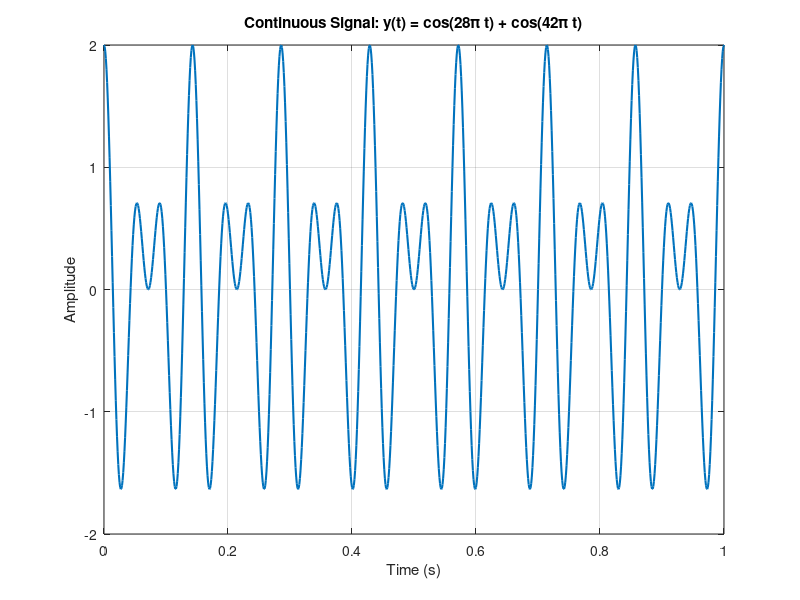

MATLAB code for this plot: (Note: this script raises an error after producing the figure.)
%% LAB 01: NYQUIST-SHANNON SAMPLING, FOURIER ANALYSIS & ADC QUANTIZATION
% Course: Foundations of Modeling and Communication Systems (OSMS)
%
% Objectives:
%   1. Synthesize multi-harmonic continuous-time signal and determine critical Nyquist rate
%   2. Implement explicit Discrete Fourier Transform (DFT) and Inverse DFT (IDFT) algorithms
%   3. Reconstruct analog signals under critical sampling (Fd = 42 Hz) and 4x oversampling
%   4. Investigate acoustic decimation (downsampling) and spectral aliasing
%   5. Evaluate ADC uniform quantization error and spectral distortion across 3..16 bits
%   6. Implement vocal formant filter and tone synthesis
%
% Author: Student Implementation
% Environment: MATLAB R2019b+ (Self-contained single-file execution)

clear; close all; clc;

%% =========================================================================
%% 1. CONTINUOUS-TIME SIGNAL SYNTHESIS & NYQUIST FREQUENCY
%% =========================================================================
% Theoretical parameters:
% y(t) = cos(4*pi*f*t) + cos(6*pi*f*t) with base f = 7 Hz
% Harmonics: f1 = 2*f = 14 Hz, f2 = 3*f = 21 Hz
% Maximum spectral frequency: Fmax = 3*f = 21 Hz
% Nyquist-Shannon critical sampling boundary: Fs_critical >= 2 * Fmax = 42 Hz

f_base = 7;
y_analog = @(t) cos(4 * pi * f_base * t) + cos(6 * pi * f_base * t);

f_max = 3 * f_base;        % 21 Hz
f_nyquist = 2 * f_max;     % 42 Hz

% Continuous-time representation
t_cont = 0 : 0.001 : 1.0;
y_cont = y_analog(t_cont);

figure('Name', 'Continuous Base Signal', 'NumberTitle', 'off');
plot(t_cont, y_cont, 'LineWidth', 1.5);
grid on;
title('Continuous Signal: y(t) = cos(28\pi t) + cos(42\pi t)');
xlabel('Time (s)'); ylabel('Amplitude');

%% =========================================================================
%% 2. CRITICAL SAMPLING (Fd = 42 Hz) & CUSTOM DFT EVALUATION
%% =========================================================================
Fd = f_nyquist;
dt = 1 / Fd;
t_samp = 0 : dt : (1.0 - dt); % Exactly 42 samples on [0, 1)
y_samp = y_analog(t_samp);
N_samp = length(y_samp);

% Discrete Fourier Transform via custom algorithm
X_dft = local_dft(y_samp);

% Single-sided amplitude spectrum
P_dft = abs(X_dft / N_samp);
half_len = floor(N_samp / 2) + 1;
P_half = P_dft(1 : half_len);
P_half(2 : end - 1) = 2 * P_half(2 : end - 1);
freq_axis = (0 : half_len - 1) * (Fd / N_samp);

figure('Name', 'Critical Sampling Spectrum', 'NumberTitle', 'off');
stem(freq_axis, P_half, 'filled', 'LineWidth', 1.2);
grid on;
title(sprintf('Single-Sided DFT Spectrum at Critical Sampling Rate (Fd = %d Hz)', Fd));
xlabel('Frequency (Hz)'); ylabel('Amplitude');
xlim([0, 50]); ylim([0, 1.2]);

% Memory footprint estimation for N_samp = 42 samples
fprintf('--- Memory Footprint Evaluation (N = %d samples) ---\n', N_samp);
fprintf('Double precision (8 bytes/sample): %d bytes\n', N_samp * 8);
fprintf('Single precision (4 bytes/sample): %d bytes\n', N_samp * 4);
fprintf('Int16 resolution (2 bytes/sample): %d bytes\n\n', N_samp * 2);

%% =========================================================================
%% 3. SIGNAL RECONSTRUCTION: CRITICAL SAMPLING VS. 4X OVERSAMPLING
%% =========================================================================
% Reconstruction via custom Inverse DFT (IDFT)
y_rec_crit = local_idft(X_dft);

% 4x Oversampling: Fd_over = 4 * 42 = 168 Hz
Fd_over = 4 * Fd;
dt_over = 1 / Fd_over;
t_over = 0 : dt_over : (1.0 - dt_over);
y_over = y_analog(t_over);

X_over = local_dft(y_over);
y_rec_over = local_idft(X_over);

figure('Name', 'Bandlimited Reconstruction', 'NumberTitle', 'off');
plot(t_cont, y_cont, 'k--', 'LineWidth', 1.2, 'DisplayName', 'Original continuous');
hold on;
plot(t_samp, y_rec_crit, 'b.-', 'LineWidth', 1.2, 'MarkerSize', 12, 'DisplayName', 'Critical (Fd = 42 Hz)');
plot(t_over, y_rec_over, 'r.-', 'LineWidth', 1.0, 'MarkerSize', 8, 'DisplayName', 'Oversampled (Fd = 168 Hz)');
hold off;
grid on;
title('Signal Reconstruction: Critical Boundary vs. 4x Oversampling');
xlabel('Time (s)'); ylabel('Amplitude');
legend('Location', 'northeast');

%% =========================================================================
%% 4. ACOUSTIC SIGNAL ANALYSIS, DECIMATION & ALIASING
%% =========================================================================
audio_file = 'voice.wav';
if exist(audio_file, 'file')
    [audio_data, Fs] = audioread(audio_file);
    audio_data = audio_data(:, 1);
else
    % Fallback: deterministic multi-harmonic acoustic signal
    [audio_data, Fs] = local_synthetic_audio(1.5, 44100);
end

% 10x Decimation (Downsampling)
decim_factor = 10;
audio_decim = downsample(audio_data, decim_factor);
Fs_decim = round(Fs / decim_factor);

y_orig_1s = audio_data(1 : min(Fs, length(audio_data))).';
N_orig = length(y_orig_1s);
y_decim_1s = audio_decim(1 : min(Fs_decim, length(audio_decim))).';
N_decim = length(y_decim_1s);

% Original spectrum analysis up to 4000 Hz
k_max_orig = min(4000, N_orig - 1);
X_orig = local_fast_dft(y_orig_1s, k_max_orig);
P_orig = abs(X_orig / N_orig);
P_orig(2 : end) = 2 * P_orig(2 : end);
f_orig = 0 : k_max_orig;

% 95% cumulative energy bandwidth
cum_energy = cumsum(P_orig.^2);
idx_95 = find(cum_energy >= 0.95 * cum_energy(end), 1);
bw_95 = f_orig(idx_95);
fprintf('Acoustic Spectrum: 95%% Energy Bandwidth = %d Hz\n\n', bw_95);

% Decimated spectrum across Nyquist range
k_max_decim = N_decim - 1;
X_decim = local_fast_dft(y_decim_1s, k_max_decim);
P_decim = abs(X_decim / N_decim);
f_decim = (0 : k_max_decim) * (Fs_decim / N_decim);

figure('Name', 'Decimation & Aliasing', 'Color', 'w', 'NumberTitle', 'off');
plot(f_orig, P_orig, 'b', 'LineWidth', 1.2, 'DisplayName', sprintf('Original (Fs = %d Hz)', Fs));
hold on;
plot(f_decim, P_decim, 'r', 'LineWidth', 0.9, 'DisplayName', sprintf('Decimated / Aliased (Fs = %d Hz)', Fs_decim));
hold off;
grid on;
xlim([0, Fs_decim]);
ylim([0, max([P_orig, P_decim]) * 1.15]);
title('Spectral Comparison: Original vs. Decimated Audio (Aliasing)');
xlabel('Frequency (Hz)'); ylabel('Magnitude');
legend('Location', 'northeast');

%% =========================================================================
%% 5. ADC BIT-DEPTH QUANTIZATION ERROR & HARMONIC DISTORTION
%% =========================================================================
bits_tested = [3, 4, 5, 6, 16];
quantized_signals = cell(length(bits_tested), 1);
errors = zeros(length(bits_tested), 1);

SR = 100;
T = 1 / f_base;
SS = T / SR;
Fs_adc = 1 / SS;
t_adc = 0 : SS : 1.0;
y_adc_orig = y_analog(t_adc);
N_adc = length(t_adc);
freqs_adc = (0 : floor(N_adc / 2)) * (Fs_adc / N_adc);

fprintf('--- ADC Quantization Evaluation ---\n');
for i = 1 : length(bits_tested)
    b = bits_tested(i);
    [y_q, err] = local_adc_quantize(y_adc_orig, b);
    quantized_signals{i} = y_q;
    errors(i) = err;
    fprintf('Resolution %2d bits (%5d levels) | Mean Absolute Error = %.6f\n', b, 2^b, err);
end

% Quantized spectra grid
figure('Name', 'ADC Quantization Spectra', 'NumberTitle', 'off');
for i = 1 : length(bits_tested)
    b = bits_tested(i);
    F_q = fft(quantized_signals{i});
    P_q = abs(F_q / N_adc);
    P_q_half = P_q(1 : floor(N_adc / 2) + 1);
    P_q_half(2 : end - 1) = 2 * P_q_half(2 : end - 1);

    subplot(2, 3, i);
    stem(freqs_adc, P_q_half, 'LineWidth', 1.0, 'MarkerSize', 3);
    grid on;
    title(sprintf('%d-bit (%d levels)\nErr = %.5f', b, 2^b, errors(i)));
    xlabel('Frequency (Hz)'); ylabel('Amplitude');
    xlim([0, 50]); ylim([0, 1.2]);
end

subplot(2, 3, 6);
axis off;
info_box = sprintf('Quantization Law:\n------------------\nSQNR ≈ 6.02*B + 1.76 dB\nEach bit doubles levels\nand halves error.');
text(0.1, 0.5, info_box, 'FontSize', 10, 'FontName', 'monospace');

% Time-domain stairs comparison
figure('Name', 'ADC Waveforms', 'NumberTitle', 'off');
plot(t_adc, y_adc_orig, 'b', 'LineWidth', 1.5, 'DisplayName', 'Original');
hold on;
stairs(t_adc, quantized_signals{1}, 'r', 'LineWidth', 1.1, 'DisplayName', sprintf('3-bit (Err = %.4f)', errors(1)));
stairs(t_adc, quantized_signals{2}, 'Color', [0.1, 0.7, 0.2], 'LineWidth', 1.1, 'DisplayName', sprintf('4-bit (Err = %.4f)', errors(2)));
stairs(t_adc, quantized_signals{3}, 'Color', [0.9, 0.5, 0.1], 'LineWidth', 1.0, 'DisplayName', sprintf('5-bit (Err = %.4f)', errors(3)));
stairs(t_adc, quantized_signals{4}, 'Color', [0.6, 0.2, 0.8], 'LineWidth', 1.0, 'DisplayName', sprintf('6-bit (Err = %.4f)', errors(4)));
stairs(t_adc, quantized_signals{5}, 'k--', 'LineWidth', 0.8, 'DisplayName', sprintf('16-bit (Err = %.6f)', errors(5)));
hold off;
grid on;
title('ADC Quantization: Time-Domain Comparison');
xlabel('Time (s)'); ylabel('Amplitude');
legend('Location', 'southwest');

%% =========================================================================
%% 6. VOCAL VOCODER FILTER (FORMANT SHIFT & DELAY RESONANCE)
%% =========================================================================
vader_file = 'vader_pre.wav';
if exist(vader_file, 'file')
    [y_vocal, fs_vocal] = audioread(vader_file);
    y_vocal = y_vocal(:, 1);
else
    fs_vocal = 44100;
    t_vocal = (0 : fs_vocal * 2 - 1)' / fs_vocal;
    y_vocal = (0.5 * sin(2 * pi * 130 * t_vocal) + 0.3 * sin(2 * pi * 260 * t_vocal)) .* (0.5 + 0.5 * sin(2 * pi * 2 * t_vocal));
end

y_vocal_out = local_vader_voice_filter(y_vocal, fs_vocal);

figure('Name', 'Robotic Vocoder Output', 'NumberTitle', 'off');
subplot(2, 1, 1);
plot((0 : length(y_vocal) - 1) / fs_vocal, y_vocal, 'b');
grid on; title('Original Vocal Input'); xlabel('Time (s)'); ylabel('Amplitude');
subplot(2, 1, 2);
plot((0 : length(y_vocal_out) - 1) / fs_vocal, y_vocal_out, 'r');
grid on; title('Processed Robotic Output (Pitch-Shifted & Filtered)'); xlabel('Time (s)'); ylabel('Amplitude');

fprintf('Lab 01 simulation routines executed successfully.\n');

%% =========================================================================
%% LOCAL HELPER FUNCTIONS
%% =========================================================================

function X = local_dft(x)
    % Direct Discrete Fourier Transform
    N = length(x);
    X = zeros(1, N);
    for k = 0 : N - 1
        for n = 0 : N - 1
            X(k + 1) = X(k + 1) + x(n + 1) * exp(-1i * 2 * pi * k * n / N);
        end
    end
end

function x_rec = local_idft(X)
    % Direct Inverse Discrete Fourier Transform
    N = length(X);
    x_rec = zeros(1, N);
    for n = 0 : N - 1
        for k = 0 : N - 1
            x_rec(n + 1) = x_rec(n + 1) + X(k + 1) * exp(1i * 2 * pi * k * n / N);
        end
        x_rec(n + 1) = real(x_rec(n + 1) / N);
    end
end

function X = local_fast_dft(x, k_max)
    % Vectorized direct DFT calculation up to k_max harmonics
    x = x(:).';
    N = length(x);
    n = 0 : N - 1;
    if nargin < 2
        k_max = N - 1;
    end
    k_max = min(k_max, N - 1);
    X = zeros(1, k_max + 1);
    for k = 0 : k_max
        X(k + 1) = sum(x .* exp(-1i * 2 * pi * k * n / N));
    end
end

function x_rec = local_fast_idft(X)
    % Vectorized direct IDFT calculation
    X = X(:).';
    N = length(X);
    k = 0 : N - 1;
    x_rec = zeros(1, N);
    for n = 0 : N - 1
        x_rec(n + 1) = sum(X .* exp(1i * 2 * pi * k * n / N));
    end
    x_rec = real(x_rec / N);
end

function [y_q, err] = local_adc_quantize(x, bits)
    % Uniform ADC quantization model
    levels = 2^bits - 1;
    x_min = min(x(:));
    x_max = max(x(:));
    if x_max == x_min
        y_q = x;
        err = 0;
        return;
    end
    x_scaled = (x - x_min) / (x_max - x_min) * levels;
    x_int = round(x_scaled);
    x_int = max(0, min(levels, x_int));
    y_q = (x_int / levels) * (x_max - x_min) + x_min;
    err = mean(abs(x - y_q));
end

function y_out = local_vader_voice_filter(y, fs)
    % Robotic helmet voice filter (pitch-shift + formant bandpass + delay)
    y = y(:);
    N = length(y);
    L = round(0.04 * fs);
    tau = mod((0 : N - 1)' * 0.16, L);
    w = tau / L;
    y_pitch = (1 - w) .* y(max(1, (1:N)' - round(tau))) + ...
                  w  .* y(max(1, (1:N)' - round(mod(tau + L/2, L))));

    f = (0 : 511) * (fs / 512);
    mask = (f >= 100 & f <= 3500) | (f >= fs - 3500 & f <= fs - 100);
    mask = mask + 0.6 * ((f >= 120 & f <= 250) | (f >= fs - 250 & f <= fs - 120));
    win = sin(pi * (0 : 511)' / 512);

    y_filt = zeros(N, 1);
    num_blocks = floor((N - 512) / 256);
    for m = 0 : num_blocks - 1
        idx = m * 256 + (1 : 512);
        Xb = local_fast_dft(y_pitch(idx) .* win);
        yb = local_fast_idft(Xb .* mask);
        y_filt(idx) = y_filt(idx) + yb(:);
    end

    d = round(0.012 * fs);
    y_out = y_filt + 0.35 * [zeros(d, 1); y_filt(1 : end - d)];
    max_val = max(abs(y_out));
    if max_val > 0
        y_out = 0.95 * (y_out / max_val);
    end
end

function [signal, fs] = local_synthetic_audio(duration, fs)
    % Deterministic multi-harmonic acoustic signal
    total_samples = round(duration * fs);
    t = (0 : total_samples - 1) / fs;
    f0 = 220;
    signal = zeros(size(t));
    for h = 1 : 18
        fh = h * f0;
        if fh >= fs / 2
            break;
        end
        amp = (1.0 / (h^1.15)) * (1.0 + 0.08 * sin(2 * pi * 4 * t));
        signal = signal + amp .* sin(2 * pi * fh * t + (h * 0.4));
    end
    attack = min(round(0.04 * fs), floor(total_samples / 4));
    decay = min(round(0.12 * fs), floor(total_samples / 4));
    release = min(round(0.18 * fs), floor(total_samples / 4));
    sustain_len = total_samples - attack - decay - release;

    env = [linspace(0, 1, attack), ...
           linspace(1, 0.75, decay), ...
           repmat(0.75, 1, max(0, sustain_len)), ...
           linspace(0.75, 0, release)];
    env = env(1 : total_samples);
    signal = signal .* env;
    max_peak = max(abs(signal));
    if max_peak > 0
        signal = signal / max_peak;
    end
    signal = signal(:);
end
